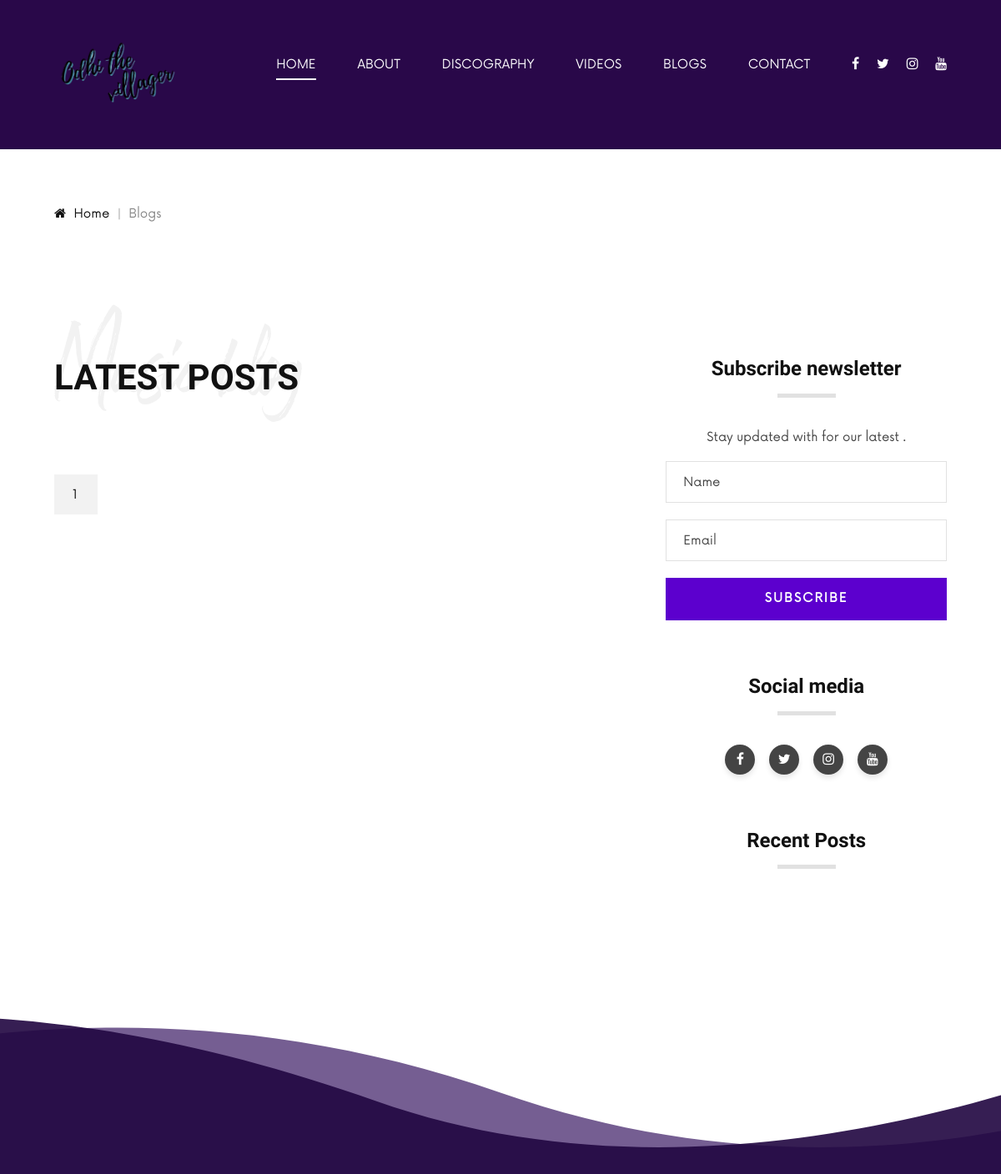
Page /blog/ (upper part) on the earlier database version.
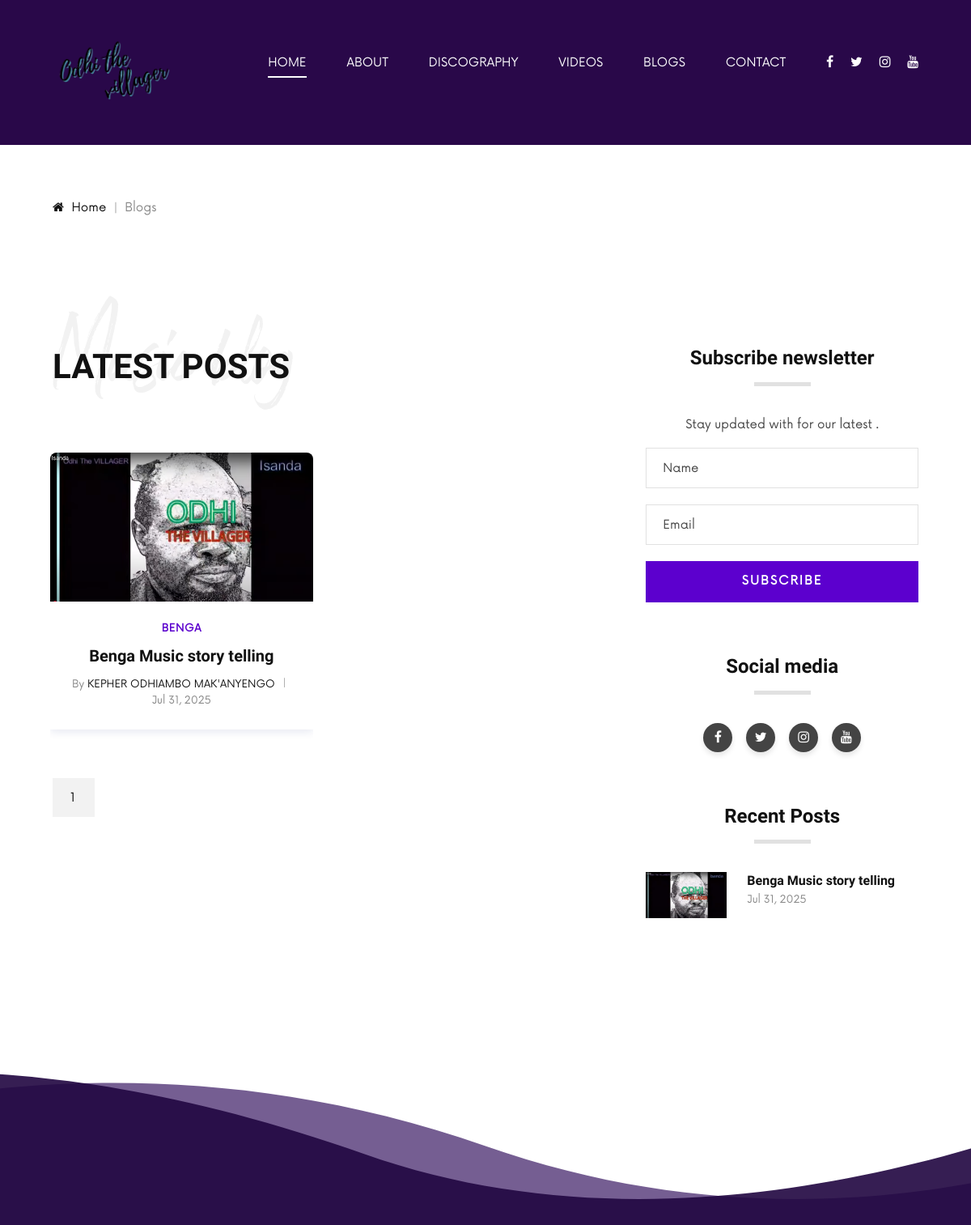
Same page on the later database version.
### odhi/models.py (models this page shows, shortened)
class Blogs(models.Model):
    blog_image = models.ImageField(upload_to='blog_images/', blank=True, null=True)
    category = models.CharField(max_length=100, blank=True, null=True)
    title = models.CharField(max_length=255)
    content = RichTextField()  # Using CKEditor for rich text editing
    author = models.CharField(max_length=100 , default="Kepher Odhiambo Mak'Anyengo")
    created_at = models.DateTimeField(default=timezone.now)
    link = models.URLField(max_length=200, blank=True, null=True)
    class Meta:
        ordering = ['-created_at']
        verbose_name = "Blog"
        verbose_name_plural = "Blogs"

### odhi/views.py (the view)
# urls.py: 2. Add a URL to urlpatterns:  path('blog/', include('blog.urls'))
def blog(request):
    recent_blogs = Blogs.objects.all().order_by('-created_at')  # Get all blogs ordered by creation date
    paginator = Paginator(recent_blogs, 5)  # Show 5 blogs per page
    page_number = request.GET.get('page')
    page_obj = paginator.get_page(page_number)
    return render(request, "blog.html", {'page_obj': page_obj, 'recent_blogs': recent_blogs})

### odhi/forms.py
class NewsletterForm(forms.ModelForm):
    class Meta:
        model = NewsletterSubscriber
        fields = ['name', 'email']

### odhi/context_processors.py (called while the page is built)
def general_info(request):
    info = Generalinfo.objects.first()  # Assumes only one Generalinfo object
    return {'general_info': info}

def newsletter_form(request):
    return {'newsletter_form': NewsletterForm()}

### templates/blog.html (shortened to what the changed rows need)
{% extends "assests/main.html" %}
{% load static %}
{% block content %}
<section class="blog spad">
    <div class="container">
        <div class="row">
            <div class="col-lg-8">
                <div class="section-title">
                    <h2>Latest posts</h2>
                    <h1>Music blog</h1>
                </div>
                <div class="row">
                <div class="row">
                    {% for blog in recent_blogs %}
                    <div class="col-lg-6 col-md-6 col-sm-6">
        <a href="{% url 'blogdetail' blog_id=blog.id %}" class="blog__item-link animated-card">
        <div class="blog__item">
            <div class="blog__item__pic zoom-on-hover">
                <img src="{{ blog.blog_image.url }}" alt="{{ blog.title }}">
            </div>
            <div class="blog__item__text">
                <span class="blog__category">{{ blog.category }}</span>
                <h5 class="blog__meta">{{ blog.title|truncatewords:10 }}</h5>
                <ul class="blog__meta">
                    <li>By <span>{{ blog.author }}</span></li>
                    <li>{{ blog.created_at|date:"M d, Y" }}</li>
                </ul>
            </div>
        </div>
    </a>
</div>
                    {% endfor %}
                </div>
                    <div class="col-lg-12">
                        <div class="pagination__links blog__pagination">
                            {% for num in page_obj.paginator.page_range %}
                            {% if page_obj.number == num %}
                            <a href="?page={{ num }}" class="active">{{ num }}</a>
                            {% else %}
                            <a href="?page={{ num }}">{{ num }}</a>
                            {% endif %}
                            {% endfor %}
                        </div>
                    </div>
                </div>
            </div>
            <div class="col-lg-4">
                <div class="blog__sidebar">
                    <div class="blog__sidebar__item">
                        {% for blog in recent_blogs %}
                        <a href="{% url 'blogdetail' blog_id=blog.id %}" class="recent__item">
                            <div class="recent__item__pic">
                                {% if blog.blog_image %}
                                <img src="{{ blog.blog_image.url }}" alt="{{ blog.title }}">
                                {% else %}
                                <img src="{% static 'img/blog/default.png' %}" alt="No Image">
                                {% endif %}
                            </div>
                            <div class="recent__item__text">
                                <h6>{{ blog.title|truncatewords:10 }}</h6>
                                <span>{{ blog.created_at|date:"M d, Y" }}</span>
                            </div>
                        </a>
                        {% endfor %}
                    </div>
                </div>
            </div>
        </div>
    </div>
</section>
{% endblock %}

Differences in the rows shown:
added Blogs: blog_image (picture), category "BENGA", title "Benga Music story telling", author "KEPHER ODHIAMBO MAK'ANYENGO", created_at "Jul 31, 2025"
